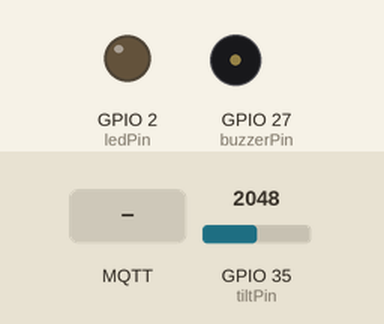
Simulated run of this program. Board: ESP32. Shown: output pins drawn as LEDs (lit = HIGH), buzzer (waves = sounding). Inputs (shaded band) come from the test bench; at power-on: GPIO 35 (tiltPin) = 2048. WiFi joins after 1.5 s; servers stay silent unless stated; no MQTT or app messages arrive unless stated; what the program prints to the serial monitor is not drawn.

Above: at 2.7 s.
2.8 s: MQTT message "BUKAN" arrives on the first subscribed topic
At 8.2 s:
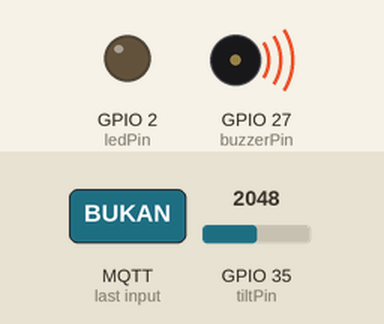
9.0 s: MQTT message "YA" arrives on the first subscribed topic
At 13.2 s:
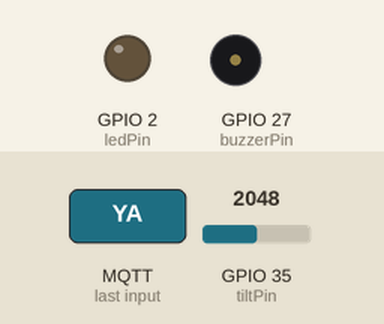
14.0 s: GPIO 35 (tiltPin) set to 0
At 19.8 s:
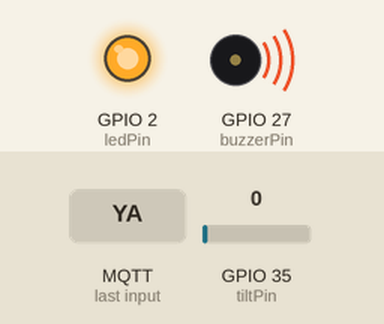
21.0 s: GPIO 35 (tiltPin) set to 491
At 22.6 s:
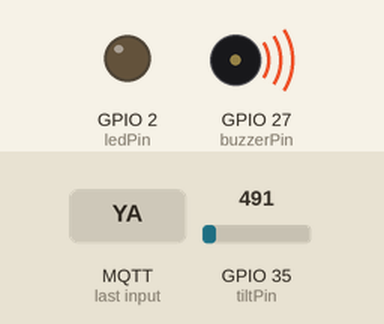
Timing chart, 0 to 24.1 s (numbered marks = the images above; inputs shaded):
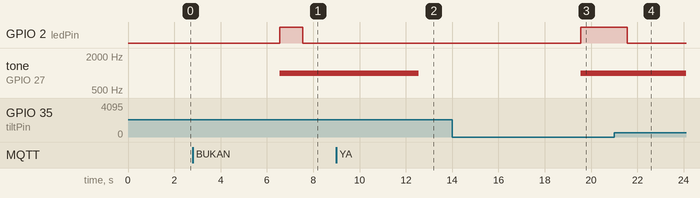

Measured:
- after the input at 2.8 s, GPIO 2 (ledPin): LOW → HIGH after 3.8 s, → LOW 1.0 s later; tone on GPIO 27 (buzzerPin): silent → 1000 Hz after 3.8 s
- after the input at 9.0 s, tone on GPIO 27 (buzzerPin): 1000 Hz → silent after 3.6 s
- after the input at 14.0 s, GPIO 2 (ledPin): LOW → HIGH after 5.6 s; tone on GPIO 27 (buzzerPin): silent → 1000 Hz after 5.6 s
- after the input at 21.0 s, GPIO 2 (ledPin): HIGH → LOW after 0.56 s

The program:

main.cpp
```cpp
#include <Arduino.h>
#include <WiFi.h>
#include <PubSubClient.h>
#include <WiFiClientSecure.h>

#define ledPin 2    // On-board LED pin
#define tiltPin 35  // Analog pin for tilt sensor
#define buzzerPin 27 // Buzzer pin

//Setup Wifi
const char* ssid = "SISWANTO";
const char* password = "Cemol231";

//Setup MQTT BROKER
const char* mqtt_server = "df9d2e89ca9845ea915e61ebe04b2037.s1.eu.hivemq.cloud";
const int mqtt_port = 8883;
const char* mqtt_user = "led_mqtt_test";
const char* mqtt_password = "hiveLolin32";

//Setup topic
const char* tilt_topic = "home/tilt_sensor";
const char* alert_topic = "home/tilt_alert";

WiFiClientSecure espClient;
PubSubClient client(espClient);

void callback(char* topic, byte* payload, unsigned int length) {
  Serial.print("Message arrived [");
  Serial.print(topic);
  Serial.print("] ");

  String message = "";
  for (unsigned int i = 0; i < length; i++) {
    message += (char)payload[i];
  }
  Serial.println(message);

  // Handle messages for tilt topic
  if (String(topic) == tilt_topic) {
    if (message == "YA") {
      digitalWrite(ledPin, LOW);
      noTone(buzzerPin); // Deactivate buzzer
    } else if (message == "BUKAN") {
      digitalWrite(ledPin, HIGH);
      tone(buzzerPin, 1000); // Activate buzzer at 1000 Hz
    }
  }
}

// Connect to WiFi
void setup_wifi() {
  Serial.println("Connecting to ");
  Serial.println(ssid);
  WiFi.begin(ssid, password);
  while (WiFi.status() != WL_CONNECTED) {
    delay(500);
    Serial.print(".");
  }
  Serial.println("Connected to ");
  Serial.println(WiFi.SSID());
  Serial.print("IP address: ");
  Serial.println(WiFi.localIP());
}

void reconnect() {
  while (!client.connected()) {
    Serial.print("Connecting MQTT... ");

    if (client.connect("ESP32Client", mqtt_user, mqtt_password)) {
      Serial.println("Connected");
      client.subscribe(tilt_topic);
    } else {
      Serial.print("Failed, rc=");
      Serial.print(client.state());
      Serial.println(" retry 5s");
      delay(2000);
    }
  }
}

void setup() {
  // put your setup code here, to run once:
  Serial.begin(115200);
  pinMode(ledPin, OUTPUT);
  pinMode(tiltPin, INPUT);
  pinMode(buzzerPin, OUTPUT);

  digitalWrite(ledPin, LOW);  // Ensure LED is off at start
  digitalWrite(buzzerPin, LOW); // Ensure buzzer is off at start

  setup_wifi();

  espClient.setInsecure(); // Disable certificate validation for testing purposes
  client.setServer(mqtt_server, mqtt_port);
  client.setCallback(callback);
}

void loop() {
  if (!client.connected()) {
    reconnect();
  }
  // put your main code here, to run repeatedly:
  int tiltValue = analogRead(tiltPin);

  if (tiltValue == 0) {
    digitalWrite(ledPin, HIGH);  // Turn on LED if tilted
    client.publish(alert_topic, "Tilt detected!");
    client.publish(alert_topic, "ini kamu?");
    tone(buzzerPin, 1000); // Activate buzzer at 1000 Hz
  } else {
    digitalWrite(ledPin, LOW);   // Turn off LED if not tilted
    client.publish(tilt_topic, "No tilt");
    delay(5000);  // Wait for 5 seconds before next reading
  }
  client.loop();
  delay(1000);  // Wait for half a second before next reading
}
```
